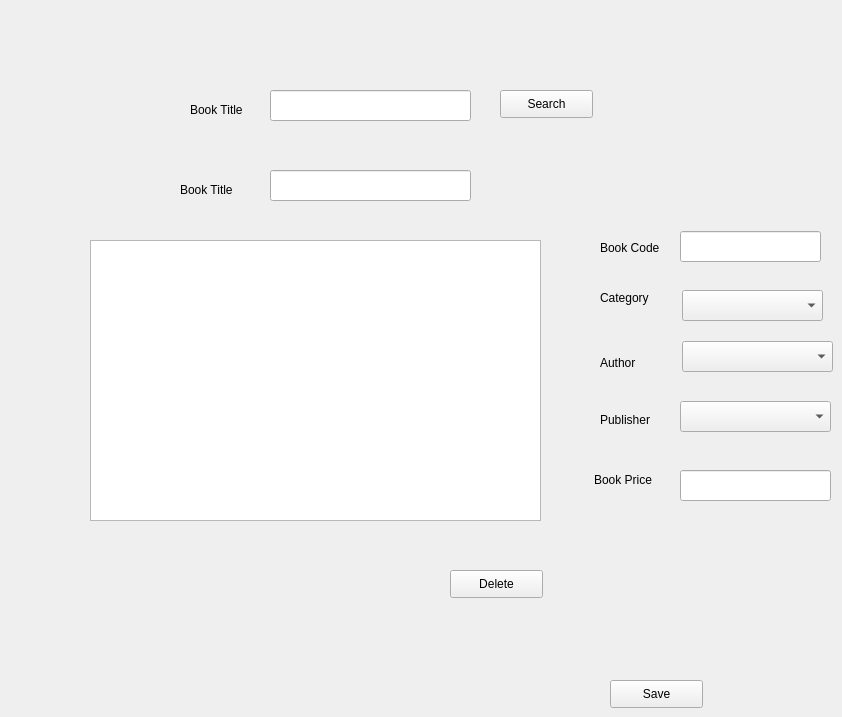
      <widget class="QWidget" name="tab_6">
       <attribute name="title">
        <string>Delete Book</string>
       </attribute>
       <widget class="QLineEdit" name="lineEdit_8">
        <property name="geometry">
         <rect>
          <x>270</x>
          <y>90</y>
          <width>201</width>
          <height>31</height>
         </rect>
        </property>
       </widget>
       <widget class="QLineEdit" name="lineEdit_9">
        <property name="geometry">
         <rect>
          <x>680</x>
          <y>231</y>
          <width>141</width>
          <height>31</height>
         </rect>
        </property>
       </widget>
       <widget class="QLineEdit" name="lineEdit_10">
        <property name="geometry">
         <rect>
          <x>680</x>
          <y>470</y>
          <width>151</width>
          <height>31</height>
         </rect>
        </property>
       </widget>
       <widget class="QComboBox" name="comboBox_9">
        <property name="geometry">
         <rect>
          <x>680</x>
          <y>401</y>
          <width>151</width>
          <height>31</height>
         </rect>
        </property>
       </widget>
       <widget class="QComboBox" name="comboBox_10">
        <property name="geometry">
         <rect>
          <x>682</x>
          <y>290</y>
          <width>141</width>
          <height>31</height>
         </rect>
        </property>
       </widget>
       <widget class="QComboBox" name="comboBox_11">
        <property name="geometry">
         <rect>
          <x>682</x>
          <y>341</y>
          <width>151</width>
          <height>31</height>
         </rect>
        </property>
       </widget>
       <widget class="QPushButton" name="pushButton_9">
        <property name="geometry">
         <rect>
          <x>610</x>
          <y>680</y>
          <width>93</width>
          <height>28</height>
         </rect>
        </property>
        <property name="text">
         <string>Save</string>
        </property>
       </widget>
       <widget class="QLabel" name="label_15">
        <property name="geometry">
         <rect>
          <x>190</x>
          <y>100</y>
          <width>71</width>
          <height>20</height>
         </rect>
        </property>
        <property name="text">
         <string>Book Title</string>
        </property>
       </widget>
       <widget class="QLabel" name="label_16">
        <property name="geometry">
         <rect>
          <x>600</x>
          <y>240</y>
          <width>61</width>
          <height>16</height>
         </rect>
        </property>
        <property name="text">
         <string>Book Code</string>
        </property>
       </widget>
       <widget class="QLabel" name="label_17">
        <property name="geometry">
         <rect>
          <x>600</x>
          <y>290</y>
          <width>55</width>
          <height>16</height>
         </rect>
        </property>
        <property name="text">
         <string>Category</string>
        </property>
       </widget>
       <widget class="QLabel" name="label_18">
        <property name="geometry">
         <rect>
          <x>600</x>
          <y>410</y>
          <width>61</width>
          <height>20</height>
         </rect>
        </property>
        <property name="text">
         <string>Publisher</string>
        </property>
       </widget>
       <widget class="QLabel" name="label_19">
        <property name="geometry">
         <rect>
          <x>600</x>
          <y>355</y>
          <width>71</width>
          <height>16</height>
         </rect>
        </property>
        <property name="text">
         <string>Author</string>
        </property>
       </widget>
       <widget class="QLabel" name="label_20">
        <property name="geometry">
         <rect>
          <x>594</x>
          <y>470</y>
          <width>71</width>
          <height>20</height>
         </rect>
        </property>
        <property name="text">
         <string>Book Price</string>
        </property>
       </widget>
       <widget class="QLabel" name="label_21">
        <property name="geometry">
         <rect>
          <x>180</x>
          <y>180</y>
          <width>81</width>
          <height>20</height>
         </rect>
        </property>
        <property name="text">
         <string>Book Title</string>
        </property>
       </widget>
       <widget class="QPushButton" name="pushButton_10">
        <property name="geometry">
         <rect>
          <x>500</x>
          <y>90</y>
          <width>93</width>
          <height>28</height>
         </rect>
        </property>
        <property name="text">
         <string>Search</string>
        </property>
       </widget>
       <widget class="QLineEdit" name="lineEdit_11">
        <property name="geometry">
         <rect>
          <x>270</x>
          <y>170</y>
          <width>201</width>
          <height>31</height>
         </rect>
        </property>
       </widget>
       <widget class="QPushButton" name="pushButton_11">
        <property name="geometry">
         <rect>
          <x>450</x>
          <y>570</y>
          <width>93</width>
          <height>28</height>
         </rect>
        </property>
        <property name="text">
         <string>Delete</string>
        </property>
       </widget>
       <widget class="QTextEdit" name="textEdit">
        <property name="geometry">
         <rect>
          <x>90</x>
          <y>240</y>
          <width>451</width>
          <height>281</height>
         </rect>
        </property>
       </widget>
      </widget>
